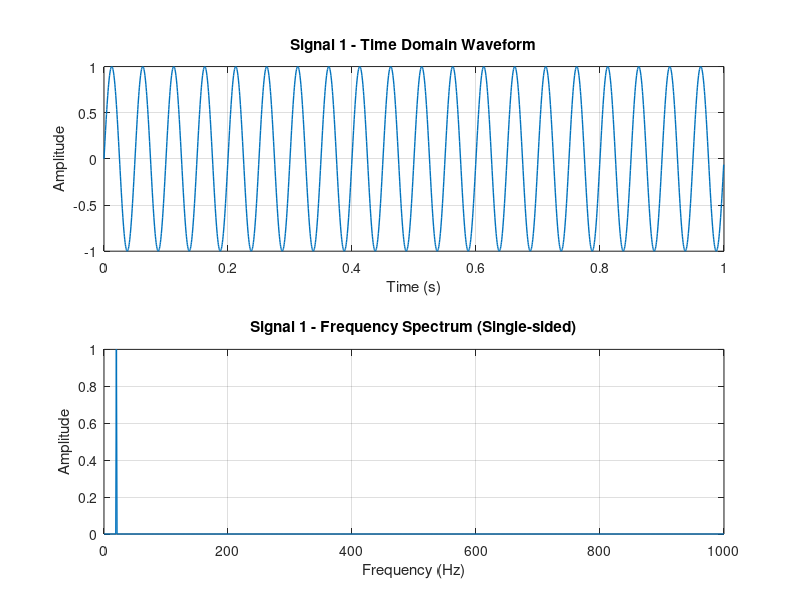
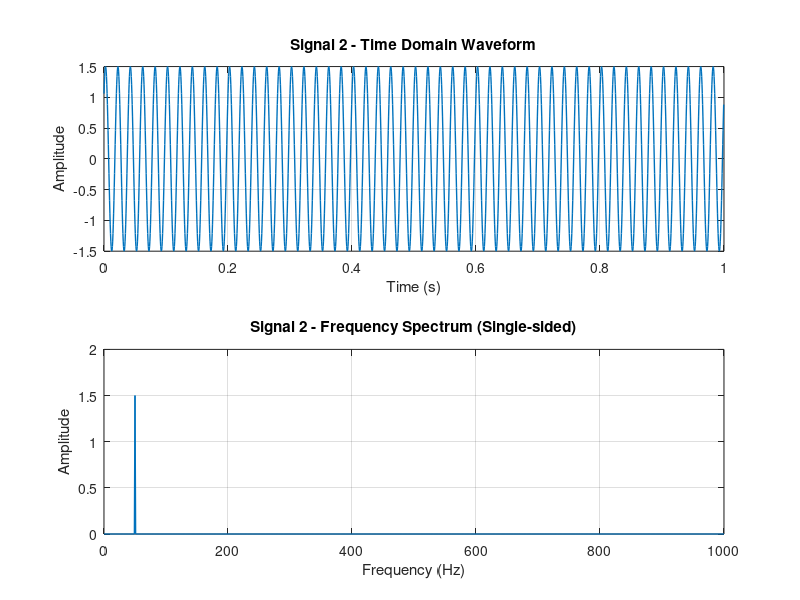
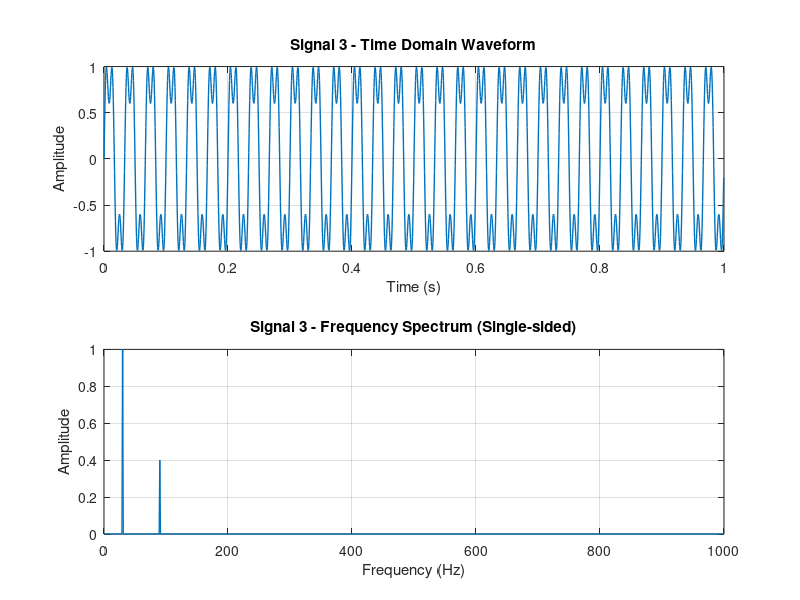
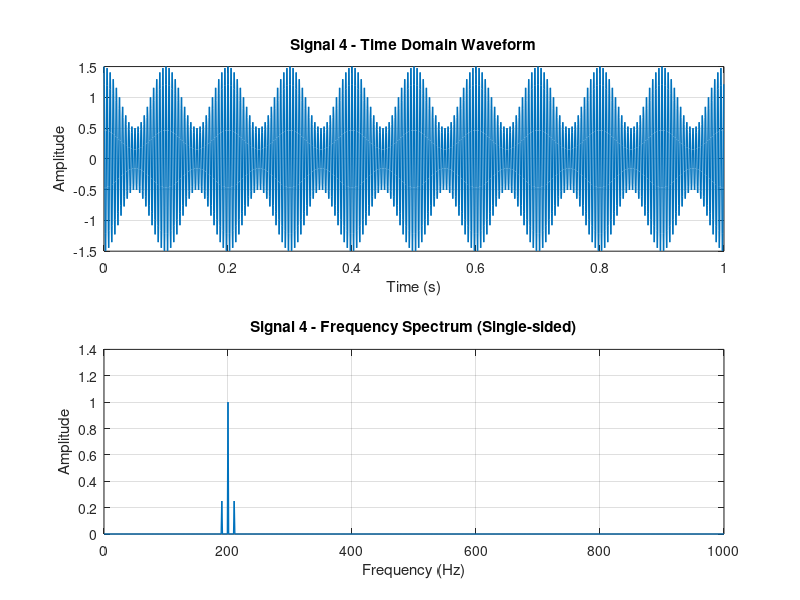

Reproduce these figures in MATLAB, in order.
clear; clc; close all;

fs = 2000;        
T = 1;          
N = fs * T;       
t = (0:N-1)/fs;  


signals = {
    @(t) sin(2*pi*20*t), ...                                 % 1. 单频正弦
    @(t) 1.5*sin(2*pi*50*t + pi/4), ...                      % 2. 带相位单频正弦
    @(t) sin(2*pi*30*t) + 0.4*sin(2*pi*90*t), ...            % 3. 双频正弦
    @(t) (1 + 0.5*cos(2*pi*10*t)).*cos(2*pi*200*t), ...      % 4. 调幅信号
    @(t) cos(2*pi*60*t) + 2*sin(2*pi*2*t), ...               % 5. 正弦+余弦
    @(t) sin(2*pi*10*t) + 0.3*randn(size(t)), ...            % 6. 含噪声正弦
    @(t) exp(-5*t).*sin(2*pi*40*t), ...                      % 7. 指数衰减正弦
    @(t) sin(2*pi*100*t) + sin(2*pi*110*t), ...              % 8. 近距离双频正弦
    @(t) (t >= 0.3).*sin(2*pi*40*t), ...                     % 9. 门控正弦
    @(t) abs(sin(2*pi*50*t)), ...                            % 10. 全波整流信号
    @(t) double(mod(round(t*fs), round(N/8)) == 0), ...       % 11. 冲激序列
    @(t) chirp(t, 5, 1, 200) ...                             % 12. 线性调频信号
};

for i = 1:12
    x = signals{i}(t);
    

    X_fft = fft(x);
    X_amp = abs(X_fft) / N;     
    f = (0:N-1)*(fs/N);         
    
 
    f_single = f(1:N/2+1);
    X_amp_single = 2 * X_amp(1:N/2+1);
    X_amp_single(1) = X_amp_single(1) / 2; 
    

    figure('Name', sprintf('Signal %d', i), 'Position', [100, 100, 800, 600]);
    

    subplot(2,1,1);
    plot(t, x, 'LineWidth', 1);
    grid on;
    xlabel('Time (s)');
    ylabel('Amplitude');
    title(sprintf('Signal %d - Time Domain Waveform', i));
    

    subplot(2,1,2);
    plot(f_single, X_amp_single, 'LineWidth', 1);
    grid on;
    xlabel('Frequency (Hz)');
    ylabel('Amplitude');
    title(sprintf('Signal %d - Frequency Spectrum (Single-sided)', i));
    xlim([0, fs/2]);  
    
    fprintf('Signal %d processed!\n', i);
end
